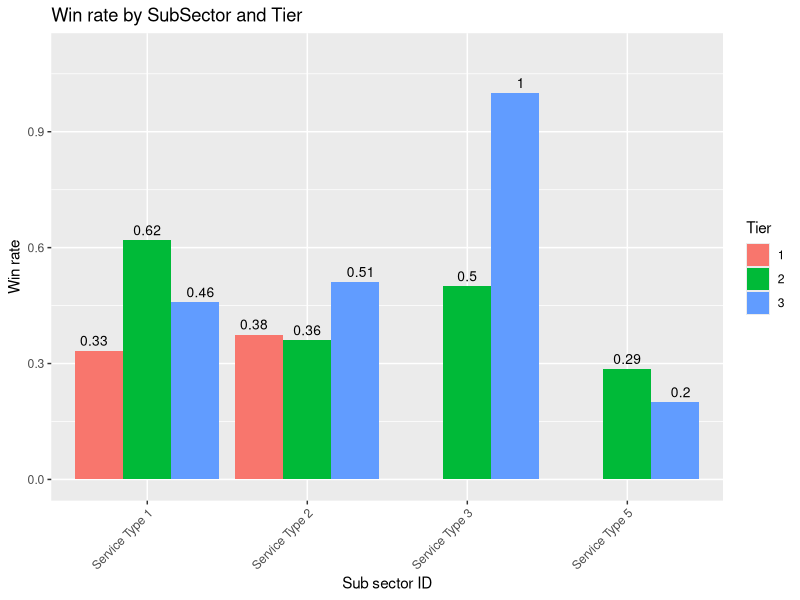
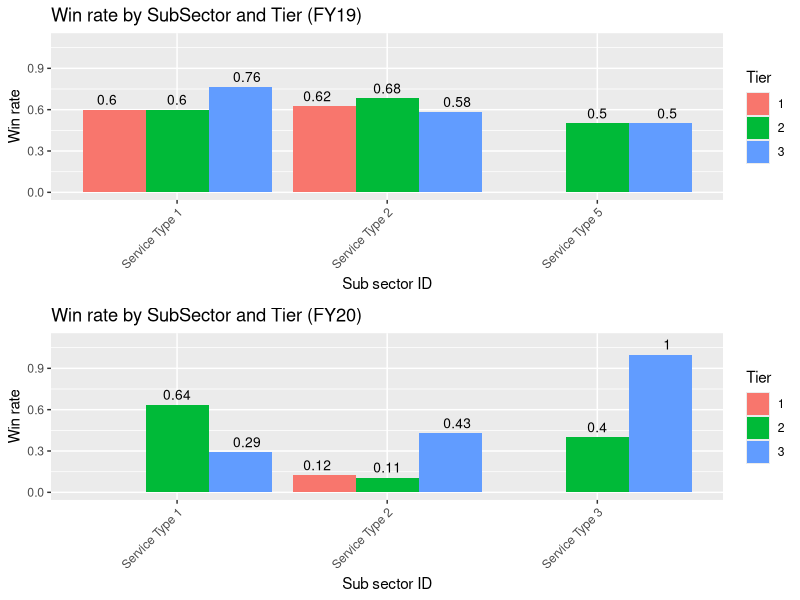
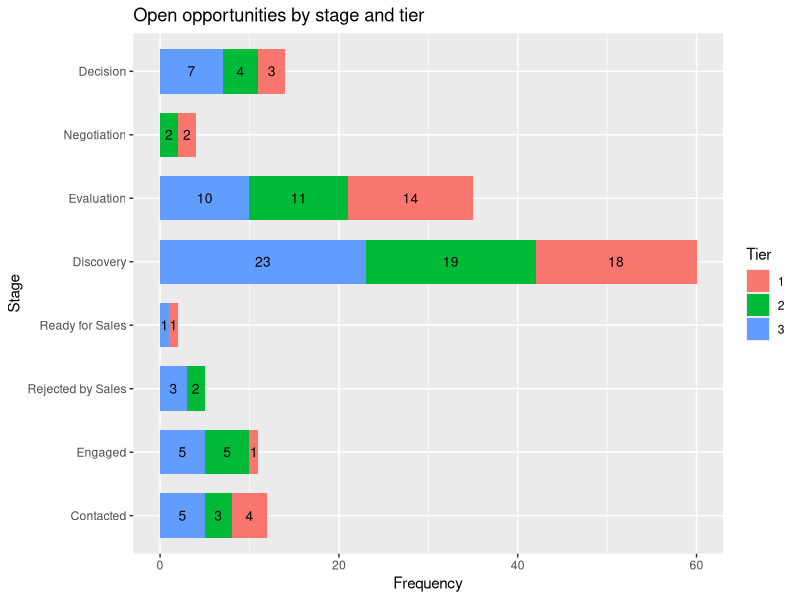
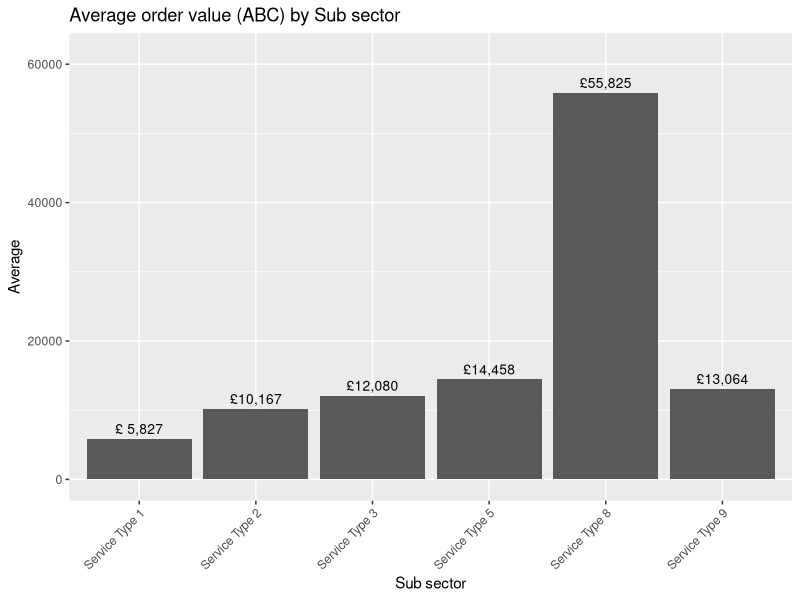
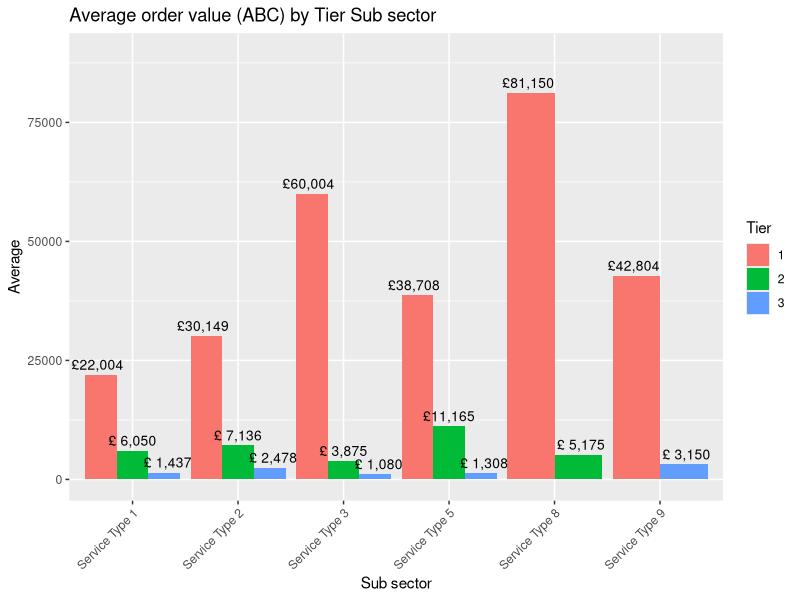
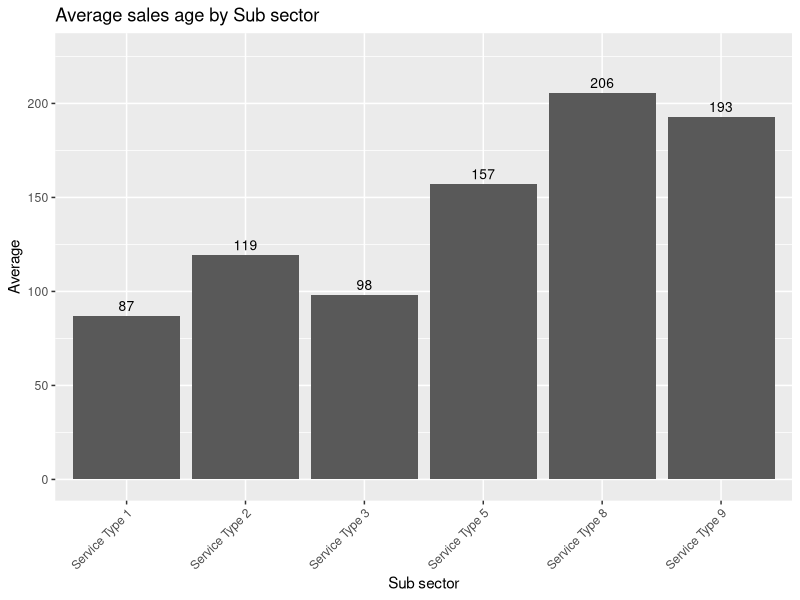
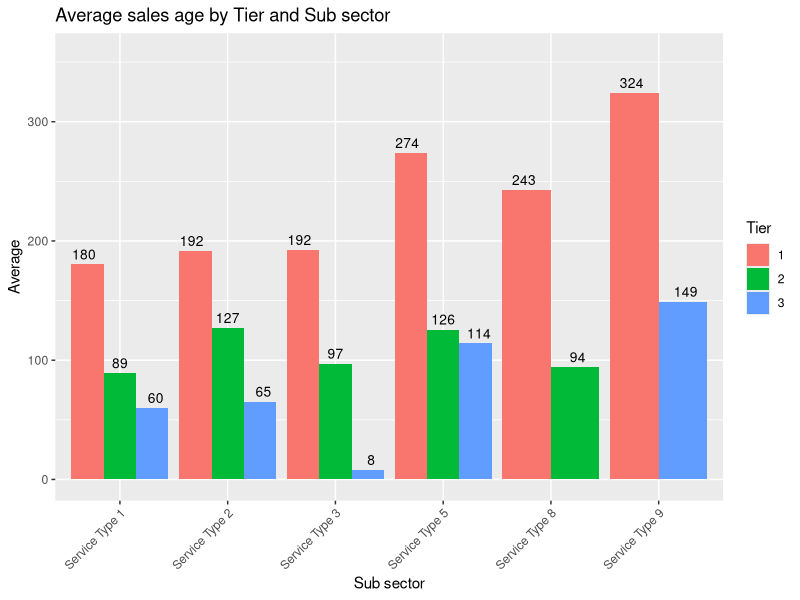
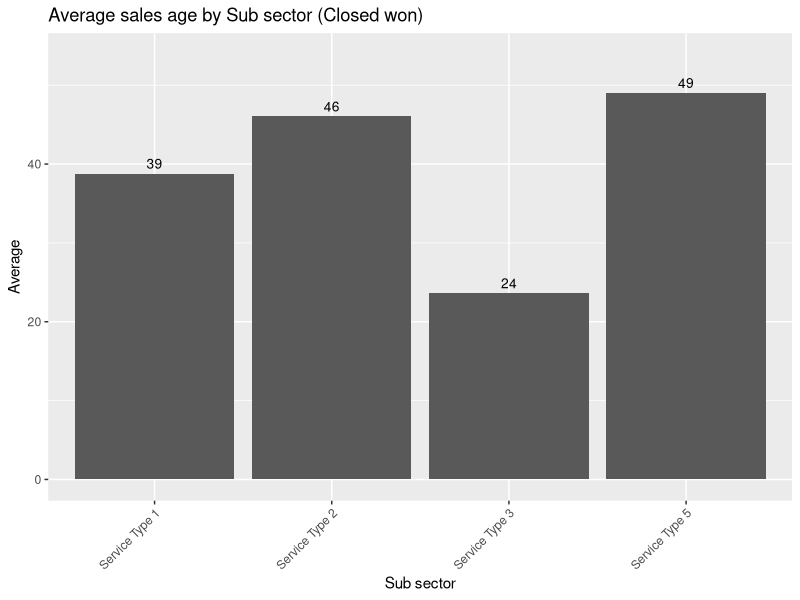

Source code (R) for these figures, in order:
## ---- chunk 1
knitr::opts_chunk$set(echo = FALSE)
knitr::opts_chunk$set(message = FALSE)
knitr::opts_chunk$set(warning = FALSE)

## ---- chunk 2

#### Reading the data:

library(readr)
library(plyr)
library(ggplot2)
library(ggpubr)

dat <- read_csv("Data.csv")

################################################



# Overall
dat11 <- dat[(dat$Stage %in% c("Closed Lost","Closed Won")),]
tt <- table(dat11$Stage)

#(tt[2]/nrow(dat11))*100

#dim(dat)
#table(dat11$`Sub Sector ID`,dat11$`Account Tier`)

cw <- dat[dat$Stage == "Closed Won",]
cl <- dat[dat$Stage == "Closed Lost",]


cwt <- table(cw$`Sub Sector ID`,cw$`Account Tier`)
clt <- table(cl$`Sub Sector ID`,cl$`Account Tier`)

cwt <- data.frame(cwt)
colnames(cwt) <- c("SubSector","Tier","Win")

clt <- data.frame(clt)
colnames(clt) <- c("SubSector","Tier","Lost")


mwl <- merge(cwt,clt, by=c("SubSector","Tier"))
mwl$Total <- mwl$Win+mwl$Lost
mwl$WinRate <- (mwl$Win/mwl$Total)


#View(mwl)



q1 <- mwl

#q1$label = paste0(sprintf("%.0f", q1$WinRate), "%")

q1[q1 == 0] <- NA

plot0 <- ggplot(q1) +
          geom_bar(
            aes(x = SubSector, y = WinRate,fill = Tier),
            stat='identity', position = 'dodge') +
            geom_text(
              aes(x = SubSector, y = WinRate,fill =  factor(Tier),label = round(WinRate,2)
),
              vjust = -0.5, size = 3.5,
              position = position_dodge(width = 1),
              inherit.aes = TRUE
            )


plot0 <- plot0 + labs(title = "Win rate by SubSector and Tier",
                         y="Win rate", x = "Sub sector ID")+
  theme(axis.text.x = element_text(angle = 45, hjust = 1))+
  coord_cartesian(ylim = c(0,1.1))



# 
# 
# 
# 
# plot0 <- ggplot(q1, aes(x = factor(SubSector), y = WinRate, fill = Tier)) +
#           geom_bar(position = position_stack(), stat = "identity", width = .7) +
#           geom_text(aes(label = WinRate), position = position_stack(vjust = 0.5), size = 3)+coord_flip()
# 
# 
# plot0 <- plot0 + labs(title = "Win (%) by SubSector and Tier",
#                          y="Win(%)", x = "Sub sector ID")

################################################
################## Q1: #########################
################################################





# dat0 <- dat[dat$Stage == 'Closed Won',]
# 
# 
# q1 <- with(dat0, ftable(dat0$`Sub Sector ID`,dat0$`Account Tier`))
# q1 <- as.data.frame(q1)
# colnames(q1) <- c("SubSector","Tier","Freq")
# q1$win_percentage <- round((q1$Freq/sum(q1$Freq)*100),1)
# q1$label = paste0(sprintf("%.0f", q1$win_percentage), "%")
# 
# q1[q1 == 0] <- NA
# 
# 
# plot0 <- ggplot(q1, aes(x = factor(SubSector), y = win_percentage, fill = Tier)) +
#           geom_bar(position = position_stack(), stat = "identity", width = .7) +
#           geom_text(aes(label = label), position = position_stack(vjust = 0.5), size = 3)+
#           coord_flip()
# 
# 
# plot0 <- plot0 + labs(title = "Win (%) by SubSector and Tier",
#                          y="Win(%)", x = "Sub sector ID")
# 




## Subsetting:
#dat1 <- dat[dat$Stage == 'Closed Won' & dat$FY == "FY19",]



cw <- dat[dat$Stage == "Closed Won" & dat$FY == "FY19",]
cl <- dat[dat$Stage == "Closed Lost" & dat$FY == "FY19",]


cwt <- table(cw$`Sub Sector ID`,cw$`Account Tier`)
clt <- table(cl$`Sub Sector ID`,cl$`Account Tier`)

cwt <- data.frame(cwt)
colnames(cwt) <- c("SubSector","Tier","Win")

clt <- data.frame(clt)
colnames(clt) <- c("SubSector","Tier","Lost")


mwl <- merge(cwt,clt, by=c("SubSector","Tier"))
mwl$Total <- mwl$Win+mwl$Lost
mwl$WinRate <- (mwl$Win/mwl$Total)


#View(mwl)



q1 <- mwl

#q1$label = paste0(sprintf("%.0f", q1$WinRate), "%")

q1[q1 == 0] <- NA

plot1 <- ggplot(q1) +
          geom_bar(
            aes(x = SubSector, y = WinRate,fill = Tier),
            stat='identity', position = 'dodge') +
            geom_text(
              aes(x = SubSector, y = WinRate,fill =  factor(Tier),label = round(WinRate,2)
),
              vjust = -0.5, size = 3.5,
              position = position_dodge(width = 1),
              inherit.aes = TRUE
            )


plot1 <- plot1 + labs(title = "Win rate by SubSector and Tier (FY19)",
                         y="Win rate", x = "Sub sector ID")+
  theme(axis.text.x = element_text(angle = 45, hjust = 1))+
  coord_cartesian(ylim = c(0,1.1))


# q1 <- with(dat1, ftable(dat1$`Sub Sector ID`,dat1$`Account Tier`))
# q1 <- as.data.frame(q1)
# colnames(q1) <- c("SubSector","Tier","Freq")
# q1$win_percentage <- round((q1$Freq/sum(q1$Freq)*100),1)
# q1$label = paste0(sprintf("%.0f", q1$win_percentage), "%")
# 
# q1[q1 == 0] <- NA
# 
# 
# plot1 <- ggplot(q1, aes(x = factor(SubSector), y = win_percentage, fill = Tier)) +
#           geom_bar(position = position_stack(), stat = "identity", width = .7) +
#           geom_text(aes(label = label), position = position_stack(vjust = 0.5), size = 3)+
#           coord_flip()
# 
# 
# plot1 <- plot1 + labs(title = "Win (%) by SubSector and Tier (FY19)",
#                          y="Win(%)", x = "Sub sector ID")

##########################################################################
#dat1 <- dat[dat$Stage == 'Closed Won' & dat$FY == "FY20",]




cw <- dat[dat$Stage == "Closed Won" & dat$FY == "FY20",]
cl <- dat[dat$Stage == "Closed Lost" & dat$FY == "FY20",]


cwt <- table(cw$`Sub Sector ID`,cw$`Account Tier`)
clt <- table(cl$`Sub Sector ID`,cl$`Account Tier`)

cwt <- data.frame(cwt)
colnames(cwt) <- c("SubSector","Tier","Win")

clt <- data.frame(clt)
colnames(clt) <- c("SubSector","Tier","Lost")


mwl <- merge(cwt,clt, by=c("SubSector","Tier"))
mwl$Total <- mwl$Win+mwl$Lost
mwl$WinRate <- (mwl$Win/mwl$Total)


#View(mwl)



q1 <- mwl

#q1$label = paste0(sprintf("%.0f", q1$WinRate), "%")

q1[q1 == 0] <- NA

plot2 <- ggplot(q1) +
          geom_bar(
            aes(x = SubSector, y = WinRate,fill = Tier),
            stat='identity', position = 'dodge') +
            geom_text(
              aes(x = SubSector, y = WinRate,fill =  factor(Tier),label = round(WinRate,2)
),
              vjust = -0.5, size = 3.5,
              position = position_dodge(width = 1),
              inherit.aes = TRUE
            )


plot2 <- plot2 + labs(title = "Win rate by SubSector and Tier (FY20)",
                         y="Win rate", x = "Sub sector ID")+
  theme(axis.text.x = element_text(angle = 45, hjust = 1))+
  coord_cartesian(ylim = c(0,1.1))


# q1 <- with(dat1, ftable(dat1$`Sub Sector ID`,dat1$`Account Tier`))
# q1 <- as.data.frame(q1)
# colnames(q1) <- c("SubSector","Tier","Freq")
# q1$win_percentage <- round((q1$Freq/sum(q1$Freq)*100),1)
# q1$label = paste0(sprintf("%.0f", q1$win_percentage), "%")
# 
# q1[q1 == 0] <- NA
# 
# 
# plot2 <- ggplot(q1, aes(x = factor(SubSector), y = win_percentage, fill = Tier)) +
#   geom_bar(position = position_stack(), stat = "identity", width = .7) +
#   geom_text(aes(label = label), position = position_stack(vjust = 0.5), size = 3)+
#   coord_flip()
# 
# 
# plot2 <- plot2 + labs(title = "Win (%) by SubSector and Tier (FY20)",
#              y="Win(%)", x = "Sub sector ID")
# 

plot0

library("ggpubr")
figure <- ggarrange(plot1,plot2,ncol = 1, nrow = 2)
figure

## ---- chunk 3
#How many opportunities are open (i.e. not closed lost or closed won) by stage and tier..
#e.g. we have x number of opportunities open at stage y for Tier 1



dat2 <- droplevels(dat[!dat$Stage == "Closed Lost",])
dat2 <- droplevels(dat2[!dat2$Stage == "Closed Won",])




q2 <- with(dat2, ftable(dat2$Stage,dat2$`Account Tier`))
q2 <- as.data.frame(q2)
colnames(q2) <- c("Stage","Tier","Freq")
q2[q2 == 0] <- NA
#q1$win_percentage <- round((q1$Freq/sum(q1$Freq)*100),1)
#q2$label = paste0(sprintf("%.0f", q1$win_percentage), "%")


q2$Stage <- factor(q2$Stage,
                        levels = c("Contacted","Engaged","Rejected by Sales","Ready for Sales","Discovery","Evaluation","Negotiation","Decision"),ordered = TRUE)




plot3 <- ggplot(q2, aes(x = factor(Stage), y = Freq, fill = Tier)) +
  geom_bar(position = position_stack(), stat = "identity", width = .7) +
  geom_text(aes(label = Freq), position = position_stack(vjust = 0.5), size = 3.5)+
  coord_flip()

plot3 <- plot3 + labs(title = "Open opportunities by stage and tier",
                      y="Frequency", x = "Stage")
plot3

## ---- chunk 4
################################################
################## Q3: #########################
################################################

# What is the average order value (ABC) by Tier and Sub sector


q3 <- aggregate(dat$`ABC Amount`,by=list(dat$`Sub Sector ID`),FUN=mean,na.rm=TRUE)
colnames(q3) <- c("SubSector","AverageOrder")
plot4 <- ggplot(q3) +
          geom_bar(
            aes(x = SubSector, y = AverageOrder),
            stat='identity', position = 'dodge') +
            geom_text(
              aes(x = SubSector, y = AverageOrder,label = paste0("£",format(round(AverageOrder,0),big.mark=",",scientific=FALSE)
)),
              vjust = -0.5, size = 3.5,
              position = position_dodge(width = 1),
              inherit.aes = TRUE
            )


plot4 <- plot4 + labs(title = "Average order value (ABC) by Sub sector",
                      y="Average", x = "Sub sector")+
  theme(axis.text.x = element_text(angle = 45, hjust = 1))+
  coord_cartesian(ylim = c(0,max(q3$AverageOrder+0.10*max(q3$AverageOrder))))
plot4




q3 <- aggregate(dat$`ABC Amount`,by=list(dat$`Account Tier`,dat$`Sub Sector ID`),FUN=mean,na.rm=TRUE)
colnames(q3) <- c("Tier","SubSector","AverageOrder")
q3$Tier <- as.factor(q3$Tier)





# plot4 <- ggplot(q3, aes(x = factor(SubSector), y = AverageOrder, fill = Tier)) +
#   geom_bar(position = position_stack(), stat = "identity", width = .7) +
#   geom_text(aes(label = round(AverageOrder,1)), position = position_stack(vjust = 0.5), size = 3.5)+theme(axis.text.x = element_text(angle = 45, hjust = 1))


plot4 <- ggplot(q3) +
          geom_bar(
            aes(x = SubSector, y = AverageOrder,fill = Tier),
            stat='identity', position = 'dodge') +
            geom_text(
              aes(x = SubSector, y = AverageOrder,fill =  factor(Tier),label = paste0("£",format(round(AverageOrder,0),big.mark=",",scientific=FALSE)
)),
              vjust = -0.5, size = 3.5,
              position = position_dodge(width = 1),
              inherit.aes = TRUE
            )


plot4 <- plot4 + labs(title = "Average order value (ABC) by Tier Sub sector",
                      y="Average", x = "Sub sector")+
  theme(axis.text.x = element_text(angle = 45, hjust = 1))+
  coord_cartesian(ylim = c(0,max(q3$AverageOrder+0.10*max(q3$AverageOrder))))
plot4


## ---- chunk 5
################################################
################## Q4: #########################
################################################


#What is average sales age by tier and sub sector



q3 <- aggregate(dat$`Sales Age`,by=list(dat$`Sub Sector ID`),FUN=mean, na.rm=TRUE)

colnames(q3) <- c("SubSector","SalesAge")
plot4 <- ggplot(q3) +
          geom_bar(
            aes(x = SubSector, y = SalesAge),
            stat='identity', position = 'dodge') +
            geom_text(
              aes(x = SubSector, y = SalesAge,label = round(SalesAge,0)),
              vjust = -0.5, size = 3.5,
              position = position_dodge(width = 1),
              inherit.aes = TRUE
            )


plot4 <- plot4 + labs(title = "Average sales age by Sub sector",
                      y="Average", x = "Sub sector")+
  theme(axis.text.x = element_text(angle = 45, hjust = 1))+
  coord_cartesian(ylim = c(0,max(q3$SalesAge+0.10*max(q3$SalesAge))))
plot4

q3 <- aggregate(dat$`Sales Age`,by=list(dat$`Account Tier`,dat$`Sub Sector ID`),FUN=mean, na.rm=TRUE)
colnames(q3) <- c("Tier","SubSector","SalesAge")
q3$Tier <- as.factor(q3$Tier)
# plot5 <- ggplot(q3, aes(x = factor(SubSector), y = SalesAge, fill = Tier)) +
#   geom_bar(position = position_stack(), stat = "identity", width = .7) +
#   geom_text(aes(label = round(SalesAge,1)), position = position_stack(vjust = 0.5), size = 3.5)+
#   coord_flip()


plot5 <- ggplot(q3) +
          geom_bar(
            aes(x = SubSector, y = SalesAge,fill = Tier),
            stat='identity', position = 'dodge') +
            geom_text(
              aes(x = SubSector, y = SalesAge,fill =  factor(Tier),label = round(SalesAge,0)),
              vjust = -0.5, size = 3.5,
              position = position_dodge(width = 1),
              inherit.aes = TRUE
            )


plot5 <- plot5 + labs(title = "Average sales age by Tier and Sub sector",
                      y="Average", x = "Sub sector")+
  theme(axis.text.x = element_text(angle = 45, hjust = 1))+
  coord_cartesian(ylim = c(0,max(q3$SalesAge+0.10*max(q3$SalesAge))))
plot5

## ---- chunk 6

################################################
################## Q5: #########################
################################################

dat5 <- dat[dat$Stage == "Closed Won",]
q3 <- aggregate(dat5$`Sales Age`,by=list(dat5$`Sub Sector ID`),FUN=mean, na.rm=TRUE)
colnames(q3) <- c("SubSector","SalesAge")

plot5 <- ggplot(q3) +
          geom_bar(
            aes(x = SubSector, y = SalesAge),
            stat='identity', position = 'dodge') +
            geom_text(
              aes(x = SubSector, y = SalesAge,label = round(SalesAge,0)),
              vjust = -0.5, size = 3.5,
              position = position_dodge(width = 1),
              inherit.aes = TRUE
            )
plot5 <- plot5 + labs(title = "Average sales age by Sub sector (Closed won)",y="Average", x = "Sub sector")+
  theme(axis.text.x = element_text(angle = 45, hjust = 1))+
  coord_cartesian(ylim = c(0,max(q3$SalesAge+0.10*max(q3$SalesAge))))
plot5



# For deals that have closed won what is the average sales age by tier and subsector

dat5 <- dat[dat$Stage == "Closed Won",]
q3 <- aggregate(dat5$`Sales Age`,by=list(dat5$`Account Tier`,dat5$`Sub Sector ID`),FUN=mean, na.rm=TRUE)
colnames(q3) <- c("Tier","SubSector","SalesAge")
q3$Tier <- as.factor(q3$Tier)



plot5 <- ggplot(q3) +
          geom_bar(
            aes(x = SubSector, y = SalesAge,fill = Tier),
            stat='identity', position = 'dodge') +
            geom_text(
              aes(x = SubSector, y = SalesAge,fill =  factor(Tier),label = round(SalesAge,0)),
              vjust = -0.5, size = 3.5,
              position = position_dodge(width = 1),
              inherit.aes = TRUE
            )


plot5 <- plot5 + labs(title = "Average sales age by Tier and Sub sector (Closed won)",y="Average", x = "Sub sector")+
  theme(axis.text.x = element_text(angle = 45, hjust = 1))+
  coord_cartesian(ylim = c(0,max(q3$SalesAge+0.10*max(q3$SalesAge))))
plot5

# plot5 <- ggplot(q3, aes(x = factor(SubSector), y = SalesAge, fill = Tier)) +
#   geom_bar(position = position_stack(), stat = "identity", width = .7) +
#   geom_text(aes(label = round(SalesAge,1)), position = position_stack(vjust = 0.5), size = 3.5)
# 
# plot5 <- plot5 + labs(title = "Average sales age by Tier and Sub sector (Closed won)",
#                       y="Average", x = "Sub sector")
# plot5









# For deals that have closed lost what is the average sales age by tier and subsector

dat6 <- dat[dat$Stage == "Closed Lost",]
q3 <- aggregate(dat6$`Sales Age`,by=list(dat6$`Sub Sector ID`),FUN=mean, na.rm=TRUE)
colnames(q3) <- c("SubSector","SalesAge")

plot5 <- ggplot(q3) +
          geom_bar(
            aes(x = SubSector, y = SalesAge),
            stat='identity', position = 'dodge') +
            geom_text(
              aes(x = SubSector, y = SalesAge,label = round(SalesAge,0)),
              vjust = -0.5, size = 3.5,
              position = position_dodge(width = 1),
              inherit.aes = TRUE
            )


plot5 <- plot5 + labs(title = "Average sales age by Sub sector (Closed lost)",y="Average", x = "Sub sector")+
  theme(axis.text.x = element_text(angle = 45, hjust = 1))+
  coord_cartesian(ylim = c(0,max(q3$SalesAge+0.10*max(q3$SalesAge))))
plot5




####
dat6 <- dat[dat$Stage == "Closed Lost",]
q3 <- aggregate(dat6$`Sales Age`,by=list(dat6$`Account Tier`,dat6$`Sub Sector ID`),FUN=mean, na.rm=TRUE)
colnames(q3) <- c("Tier","SubSector","SalesAge")
q3$Tier <- as.factor(q3$Tier)

plot5 <- ggplot(q3) +
          geom_bar(
            aes(x = SubSector, y = SalesAge,fill = Tier),
            stat='identity', position = 'dodge') +
            geom_text(
              aes(x = SubSector, y = SalesAge,fill =  factor(Tier),label = round(SalesAge,0)),
              vjust = -0.5, size = 3.5,
              position = position_dodge(width = 1),
              inherit.aes = TRUE
            )


plot5 <- plot5 + labs(title = "Average sales age by Tier and Sub sector (Closed lost)",y="Average", x = "Sub sector")+
  theme(axis.text.x = element_text(angle = 45, hjust = 1))+
  coord_cartesian(ylim = c(0,max(q3$SalesAge+0.10*max(q3$SalesAge))))
plot5





# plot5 <- ggplot(q3, aes(x = factor(SubSector), y = SalesAge, fill = Tier)) +
#   geom_bar(position = position_stack(), stat = "identity", width = .7) +
#   geom_text(aes(label = round(SalesAge,1)), position = position_stack(vjust = 0.5), size = 3.5)
# 
# plot5 <- plot5 + labs(title = "Average sales age by Tier and Sub sector (Closed lost)",
#                       y="Average", x = "Sub sector")
# plot5
## ---- chunk 7

################################################
################## Q6: #########################
################################################

##################### Number of deals closed by tier by opportunity owner #########################

## Subsetting:
dat6 <- dat[dat$Stage == 'Closed Won',]


q1 <- with(dat6, ftable(dat6$`Opportunity Owner ID`,dat6$`Account Tier`))
q1 <- as.data.frame(q1)
colnames(q1) <- c("OpportunityOwner","Tier","Freq")
q1[q1 == 0] <- NA

q1$OpportunityOwner <- factor (q1$OpportunityOwner,
                        levels = c("Person1","Person2","Person6","Person7","Person8","Person9","Person10","Person11","Person13","Person14","Person15","Person16","Person17",
                                   "Person18","Person19","Person20", "Person21", "Person23", "Person24", "Person33"),ordered = TRUE)


plot6a <- ggplot(q1, aes(x = factor(OpportunityOwner), y = Freq, fill = Tier)) +
  geom_bar(position = position_stack(), stat = "identity", width = .7) +
  geom_text(aes(label = Freq), position = position_stack(vjust = 0.5), size = 3)+
  coord_flip()

plot6a <- plot6a + labs(title = "",
                      y="Number of deals closed won", x = "Opportunity owner")
plot6a



#########

dat6 <- dat[dat$Stage == "Closed Lost",]


q1 <- with(dat6, ftable(dat6$`Opportunity Owner ID`,dat6$`Account Tier`))
q1 <- as.data.frame(q1)
colnames(q1) <- c("OpportunityOwner","Tier","Freq")
q1[q1 == 0] <- NA

#nlevels(q1$OpportunityOwner)
q1$OpportunityOwner <- factor (q1$OpportunityOwner, levels = c("Person1","Person2","Person3","Person5","Person6","Person7","Person8","Person9","Person12","Person13","Person14",
                                          "Person16","Person17","Person19","Person21","Person22","Person23","Person24","Person30",
                                          "Person31","Person32","Person33","Person34","Person35","Person36"),ordered = TRUE)


plot6b <- ggplot(q1, aes(x = factor(OpportunityOwner), y = Freq, fill = Tier)) +
  geom_bar(position = position_stack(), stat = "identity", width = .7) +
  geom_text(aes(label = Freq), position = position_stack(vjust = 0.5), size = 3)+
  coord_flip()

plot6b <- plot6b + labs(title = "",
                        y="Number of deals closed lost", x = "Opportunity owner")
plot6b


# library("ggpubr")
# figure6 <- ggarrange(plot6a,plot6b,ncol = 1, nrow = 2)
# figure6 + labs(title = "Number of deals closed by tier by opportunity owner")


############### Total value (ABC) of deals closed by opportunity owner##################

dat6 <- dat[(dat$Stage %in% c("Closed Lost","Closed Won")),]
q6 <- aggregate(dat6$`ABC Amount`,by=list(dat6$Stage,dat6$`Opportunity Owner ID`),FUN=sum, na.rm=TRUE)

colnames(q6) <- c("Stage (closed)","Opportunity Owner","Total Value(ABC)")
# library(xtable)
# xtable(q6)
# q6$`Opportunity Owner` <- factor (q6$`Opportunity Owner`,levels =c("Person1","Person2","Person3","Person5","Person6","Person7","Person8","Person9","Person10","Person11","Person12","Person13","Person14","Person15",                    "Person16","Person17","Person19","Person20","Person21","Person22","Person23","Person24","Person30",                                       "Person31","Person32","Person33","Person34","Person35","Person36"),ordered = TRUE)

## ---- chunk 8
ndat <- dat
colnames(ndat)[4]<-"Amount"
colnames(ndat)[7]<-"Age"

ggscatter(ndat, x = "Age" , y = "Amount",add = "reg.line", conf.int = TRUE,
          xlab = "Sales age", ylab = "Order value (ABC)")

#cor(ndat$Age,ndat$Amount,use="complete.obs")
# ggscatter(ndat, x = "Age" , y = "Amount", 
#           add = "reg.line", conf.int = TRUE, 
#           cor.coef = TRUE, cor.method = "pearson",
#           xlab = "Sales age", ylab = "Order value (ABC)")

## ---- chunk 9
# Deals won by campaign:
clw <- dat[dat$Stage == "Closed Won",]
wbc <- table(clw$`Campaign source`)

wbc <- as.data.frame(wbc)
colnames(wbc) <- c("Campaign source","Number of won deals")
library(xtable)
#xtable(wbc)


# Deals lost by campaign:
cll <- dat[dat$Stage == "Closed Lost",]
lbc <- table(cll$`Campaign source`)

lbc <- as.data.frame(lbc)
colnames(lbc) <- c("Campaign source","Number of lost deals")
library(xtable)
#xtable(lbc)

# Average sales age by campaign:

q9 <- aggregate(dat$`Sales Age`,by=list(dat$`Campaign source`),FUN=mean, na.rm=TRUE)

colnames(q9) <- c("Campaign source","Average sales age")
library(xtable)
#xtable(q9)



# Number of deals by sub sector and campaign?

q10 <- with(dat, ftable(dat$`Campaign source`,dat$`Sub Sector ID`))
q10 <- as.data.frame(q10)
colnames(q10) <- c("Campaign source","Sub Sector","Freq")
#q1$win_percentage <- round((q1$Freq/sum(q1$Freq)*100),1)
#q1$label = paste0(sprintf("%.0f", q1$win_percentage), "%")

q10[q10 == 0] <- NA

plot10 <- ggplot(q10, aes(x = factor(q10$`Campaign source`), y = Freq, fill = `Sub Sector`)) +
          geom_bar(position = position_stack(), stat = "identity", width = .7) +
          geom_text(aes(label = Freq), position = position_stack(vjust = 0.5), size = 3)+
          coord_flip()


plot10 <- plot10 + labs(title = "Number of deals by sub sector and campaign",
                         y="Number of deals", x = "Campaign source")

plot10

# which campaigns are we having the most success and is there a correlation to campaign?

cw <- dat[dat$Stage == "Closed Won",]
cl <- dat[dat$Stage == "Closed Lost",]


cwt <- table(cw$`Campaign source`)
clt <- table(cl$`Campaign source`)

cwt <- data.frame(cwt)
colnames(cwt) <- c("CampaignSource","Win")

clt <- data.frame(clt)
colnames(clt) <- c("CampaignSource","Lost")


mwl <- merge(cwt,clt, by=c("CampaignSource"))
mwl$Total <- mwl$Win+mwl$Lost
mwl$WinRate <- (mwl$Win/mwl$Total)





q1 <- mwl

#q1$label = paste0(sprintf("%.0f", q1$WinRate), "%")

q1[q1 == 0] <- NA

plot11 <- ggplot(q1) +
          geom_bar(
            aes(x = CampaignSource, y = WinRate),
            stat='identity', position = 'dodge') +
            geom_text(
              aes(x = CampaignSource, y = WinRate,label = round(WinRate,2)
),
              vjust = -0.5, size = 3.5,
              position = position_dodge(width = 1),
              inherit.aes = TRUE
            )


plot11 <- plot11 + labs(title = "Win rate by Campaign Source",
                         y="Win rate", x = "Campaign Source")+
  theme(axis.text.x = element_text(angle = 45, hjust = 1))+
  coord_cartesian(ylim = c(0,1))


plot11

# total_deal <- table(dat$`Campaign source`)
# q11 <- as.data.frame(total_deal)
# colnames(q11) <- c("Campaign source","Total deal")
# 
# total_won_deal <- table(dat[dat$Stage == "Closed Won",]$`Campaign source`)
# q12 <- as.data.frame(total_won_deal)
# colnames(q12) <- c("Campaign source","Won deal")
# 
# 
# 
# View(q12)
# m9$winning_percentage <- (m9$`Won deal`/m9$`Total deal`)*100
# 
# m9$label = paste0(sprintf("%.0f", m9$winning_percentage), "%")
# 
# m9[m9 == 0] <- NA
# 
# plot11 <- ggplot(m9, aes(x = factor(`Campaign source`), y = winning_percentage)) +
#           geom_bar(position = position_stack(), stat = "identity", width = .7) +
#           geom_text(aes(label = label), position = position_stack(vjust = 0.5), size = 3)+
#           coord_flip()
# 
# plot11 <- plot11 + labs(title = "Deals wining percentage by campaign",
#                          y="Wining %", x = "Campaign source")
# 
# plot11

